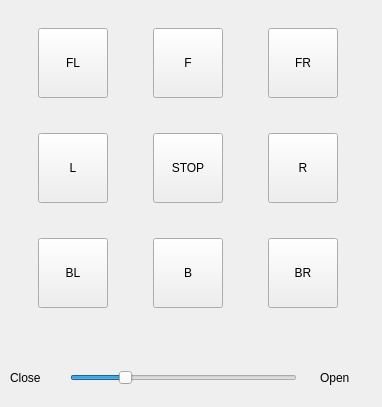
<?xml version="1.0" encoding="UTF-8"?>
<ui version="4.0">
 <class>Form</class>
 <widget class="QWidget" name="Form">
  <property name="geometry">
   <rect>
    <x>0</x>
    <y>0</y>
    <width>382</width>
    <height>407</height>
   </rect>
  </property>
  <property name="windowTitle">
   <string>Form</string>
  </property>
  <widget class="QWidget" name="gridLayoutWidget">
   <property name="geometry">
    <rect>
     <x>-1</x>
     <y>-1</y>
     <width>381</width>
     <height>341</height>
    </rect>
   </property>
   <layout class="QGridLayout" name="gridLayout">
    <item row="0" column="1">
     <widget class="QPushButton" name="button_f">
      <property name="minimumSize">
       <size>
        <width>0</width>
        <height>70</height>
       </size>
      </property>
      <property name="maximumSize">
       <size>
        <width>70</width>
        <height>16777215</height>
       </size>
      </property>
      <property name="text">
       <string>F</string>
      </property>
     </widget>
    </item>
    <item row="0" column="2">
     <widget class="QPushButton" name="button_fr">
      <property name="minimumSize">
       <size>
        <width>0</width>
        <height>70</height>
       </size>
      </property>
      <property name="maximumSize">
       <size>
        <width>70</width>
        <height>16777215</height>
       </size>
      </property>
      <property name="text">
       <string>FR</string>
      </property>
     </widget>
    </item>
    <item row="0" column="0">
     <widget class="QPushButton" name="button_fl">
      <property name="minimumSize">
       <size>
        <width>0</width>
        <height>70</height>
       </size>
      </property>
      <property name="maximumSize">
       <size>
        <width>70</width>
        <height>16777215</height>
       </size>
      </property>
      <property name="text">
       <string>FL</string>
      </property>
     </widget>
    </item>
    <item row="2" column="2">
     <widget class="QPushButton" name="button_br">
      <property name="minimumSize">
       <size>
        <width>0</width>
        <height>70</height>
       </size>
      </property>
      <property name="maximumSize">
       <size>
        <width>70</width>
        <height>16777215</height>
       </size>
      </property>
      <property name="text">
       <string>BR</string>
      </property>
     </widget>
    </item>
    <item row="2" column="0">
     <widget class="QPushButton" name="button_bl">
      <property name="minimumSize">
       <size>
        <width>0</width>
        <height>70</height>
       </size>
      </property>
      <property name="maximumSize">
       <size>
        <width>70</width>
        <height>16777215</height>
       </size>
      </property>
      <property name="text">
       <string>BL</string>
      </property>
     </widget>
    </item>
    <item row="2" column="1">
     <widget class="QPushButton" name="button_b">
      <property name="minimumSize">
       <size>
        <width>0</width>
        <height>70</height>
       </size>
      </property>
      <property name="maximumSize">
       <size>
        <width>70</width>
        <height>16777215</height>
       </size>
      </property>
      <property name="text">
       <string>B</string>
      </property>
     </widget>
    </item>
    <item row="1" column="2">
     <widget class="QPushButton" name="button_r">
      <property name="minimumSize">
       <size>
        <width>0</width>
        <height>70</height>
       </size>
      </property>
      <property name="maximumSize">
       <size>
        <width>70</width>
        <height>16777215</height>
       </size>
      </property>
      <property name="text">
       <string>R</string>
      </property>
     </widget>
    </item>
    <item row="1" column="0">
     <widget class="QPushButton" name="button_l">
      <property name="minimumSize">
       <size>
        <width>0</width>
        <height>70</height>
       </size>
      </property>
      <property name="maximumSize">
       <size>
        <width>70</width>
        <height>16777215</height>
       </size>
      </property>
      <property name="text">
       <string>L</string>
      </property>
     </widget>
    </item>
    <item row="1" column="1">
     <widget class="QPushButton" name="button_stop">
      <property name="minimumSize">
       <size>
        <width>0</width>
        <height>70</height>
       </size>
      </property>
      <property name="maximumSize">
       <size>
        <width>70</width>
        <height>16777215</height>
       </size>
      </property>
      <property name="text">
       <string>STOP</string>
      </property>
     </widget>
    </item>
   </layout>
  </widget>
  <widget class="QSlider" name="horizontalSlider">
   <property name="geometry">
    <rect>
     <x>70</x>
     <y>370</y>
     <width>227</width>
     <height>15</height>
    </rect>
   </property>
   <property name="minimum">
    <number>-25</number>
   </property>
   <property name="maximum">
    <number>85</number>
   </property>
   <property name="sliderPosition">
    <number>0</number>
   </property>
   <property name="orientation">
    <enum>Qt::Horizontal</enum>
   </property>
   <property name="tickPosition">
    <enum>QSlider::NoTicks</enum>
   </property>
  </widget>
  <widget class="QLabel" name="label">
   <property name="geometry">
    <rect>
     <x>10</x>
     <y>370</y>
     <width>41</width>
     <height>16</height>
    </rect>
   </property>
   <property name="text">
    <string>Close</string>
   </property>
  </widget>
  <widget class="QLabel" name="label_2">
   <property name="geometry">
    <rect>
     <x>320</x>
     <y>370</y>
     <width>41</width>
     <height>16</height>
    </rect>
   </property>
   <property name="text">
    <string>Open</string>
   </property>
  </widget>
 </widget>
 <resources/>
 <connections/>
</ui>
